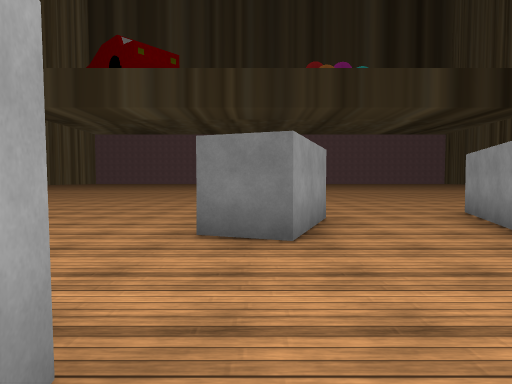
view 1 (above)

24 first-person views from a walk through a 3-D level made in the Unity game engine. The camera is 1.2 m above the floor, tilts 2° down and sees 75° across. The floor is counted in squares, 2 m on a side. Each view is taken from the middle of a square. On the plan, view 1 faces up. The plan holds only what a view shows up to about 10 squares ahead; the rest is blank. The place goes on beyond the plan. Some surface patterns are stand-ins.

view 2
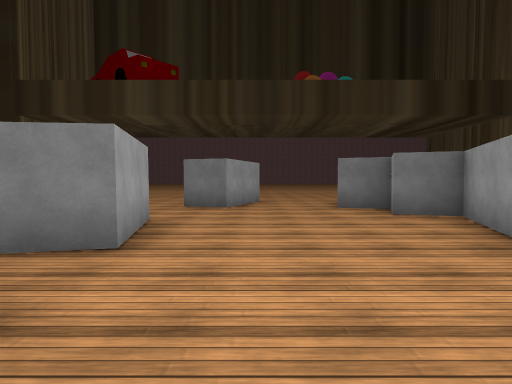

view 3
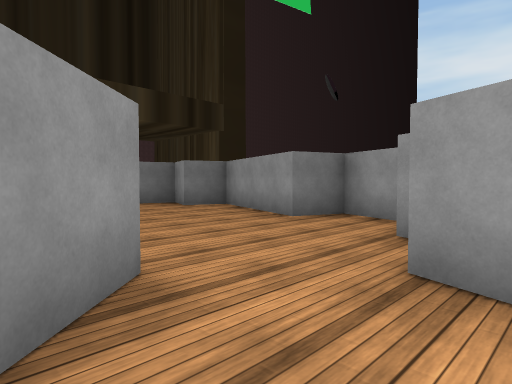

view 4
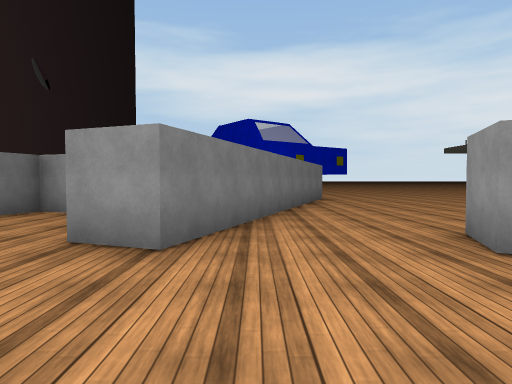

view 5
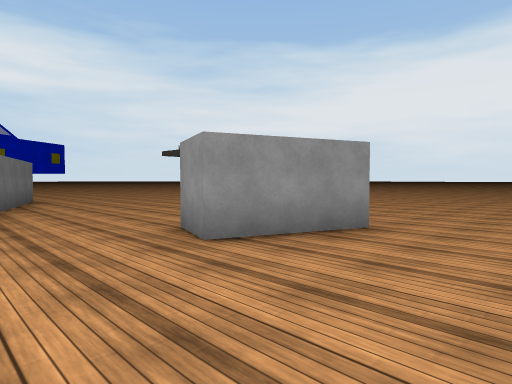

view 6
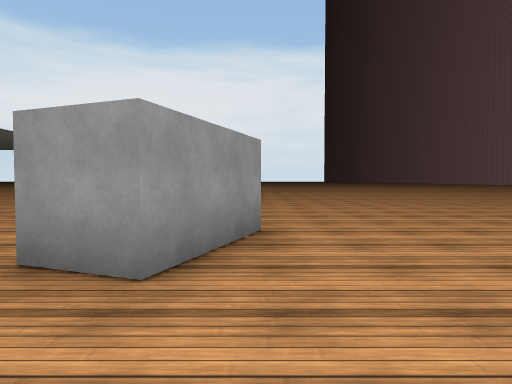

view 7
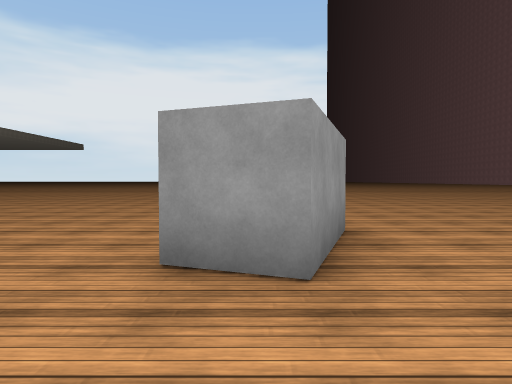

view 8
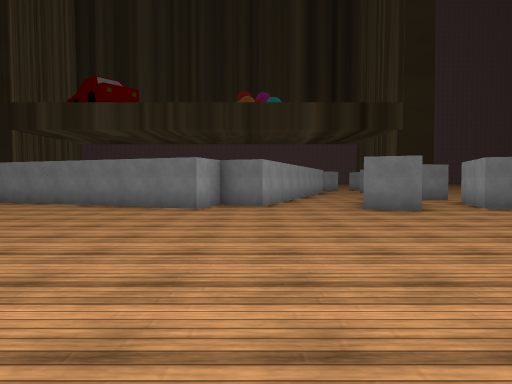

view 9
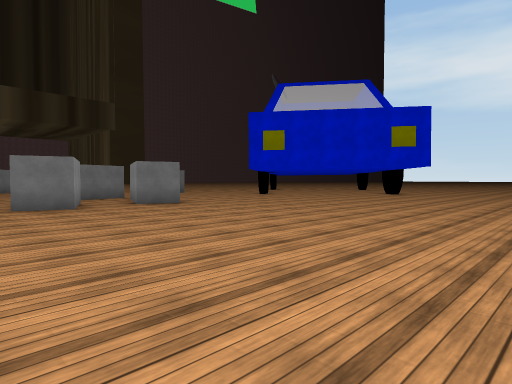

view 10
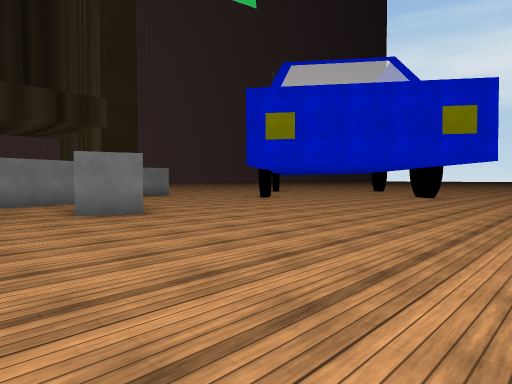

view 11
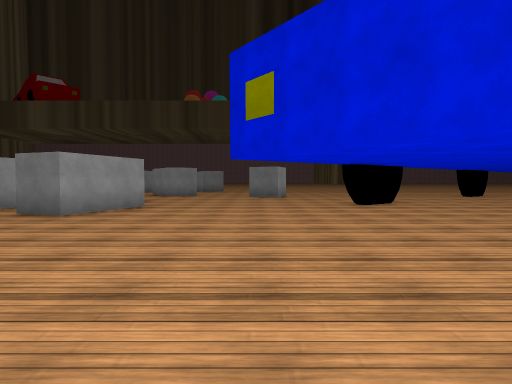

view 12
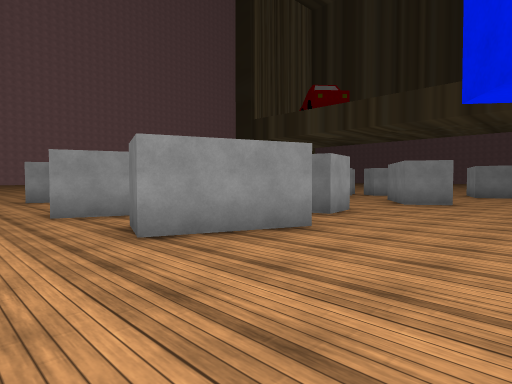

view 13
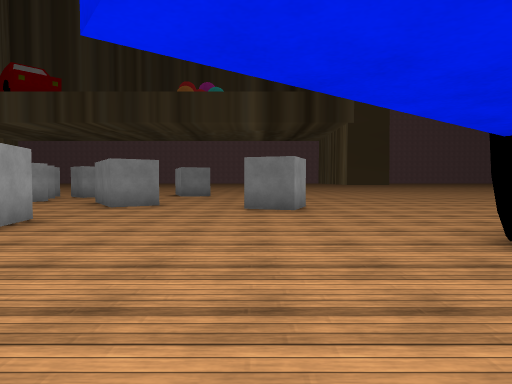

view 14
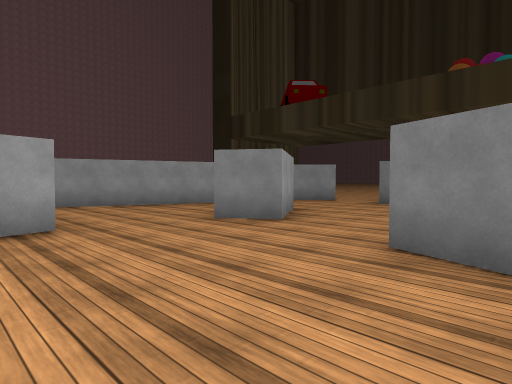

view 15
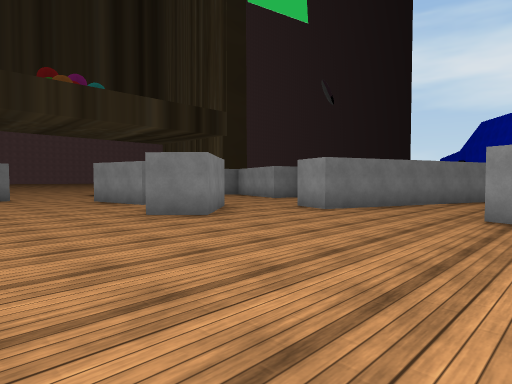

view 16
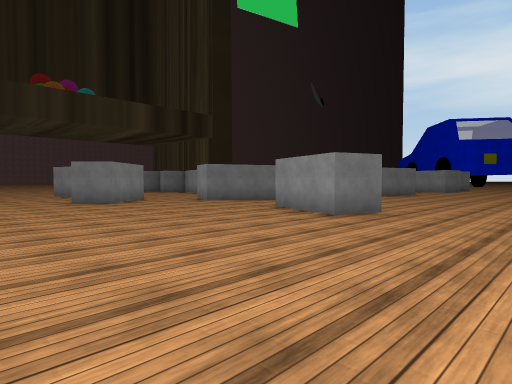

view 17
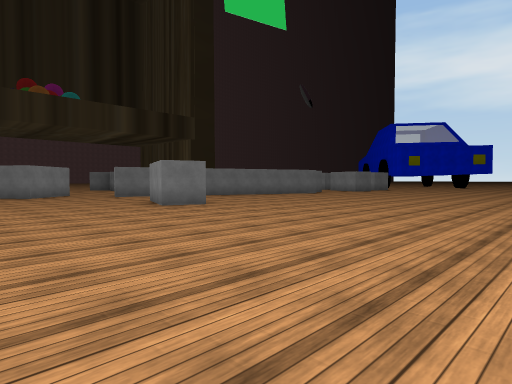

view 18
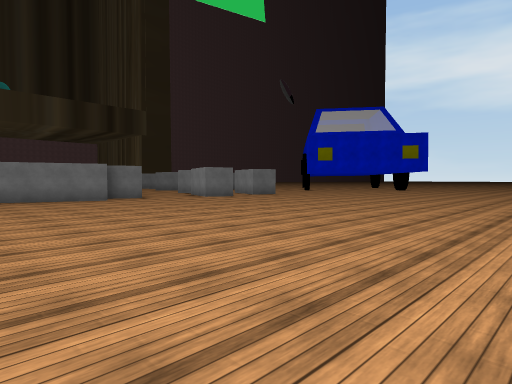

view 19
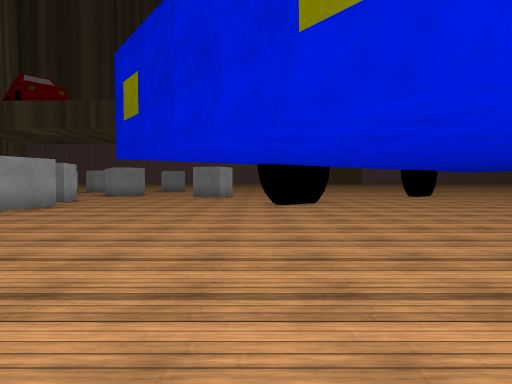

view 20
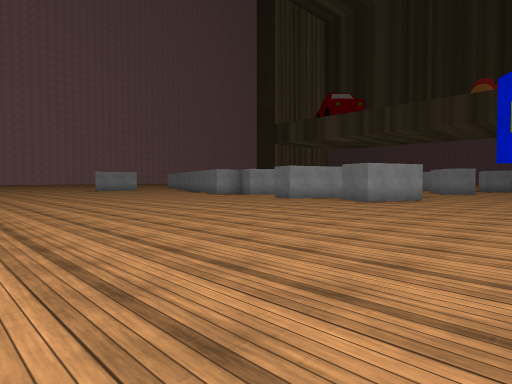

view 21
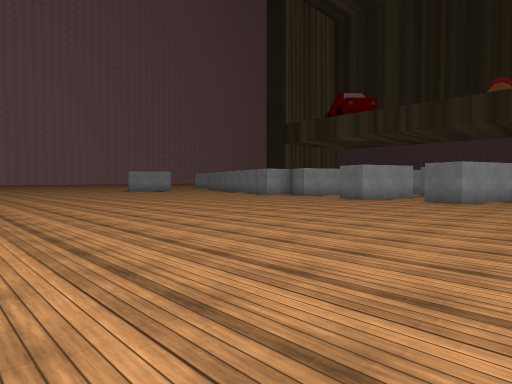

view 22
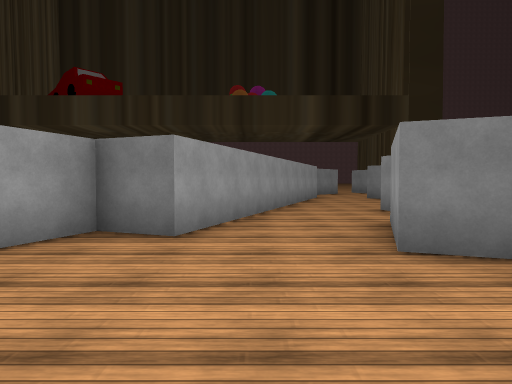

view 23
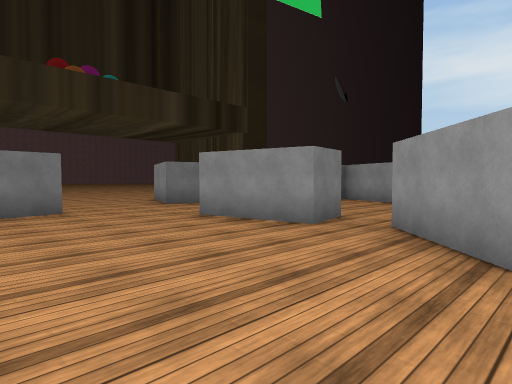

view 24
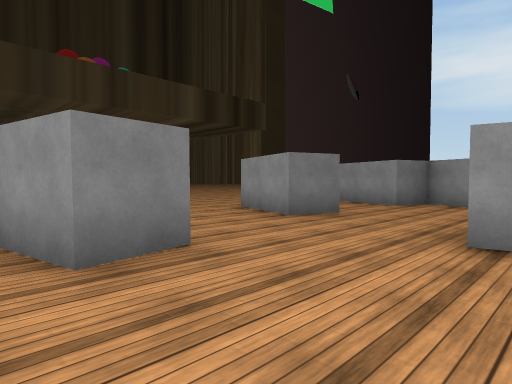

### Floor plan
Points are (right, up) in squares from view 1. A wall is a line through its corners. A room is listed if a view was taken in it or the views show most of it. See-through windows are left out.
Room 1 (views 1, 2, 3, 4, 5, 6, 7, 8, 9, 10, 11, 12, 13, 14, 15, 16, 17, 18, 19, 20, 21, 22, 23, 24)
walls: (13.9, -6.6) (13.2, -8.6) (12.2, -8.3) (12.9, -6.4); (16.5, -6.4) (15.7, -8.5) (14.7, -8.1) (15.5, -6); (15.6, -3.9) (15.8, -5) (14.1, -5.3); (1, -10.4) (-0.1, -9.9) (0.7, -7.9) (1.8, -8.4); (3.9, -3) (4.3, -1.9) (3.3, -1.6) (4.4, 1.4) (3.4, 1.8) (3.8, 2.8) (2.8, 3.2) (3.2, 4.4); (16.7, -1.2) (15.9, -1.8) (14.6, 0.1); (13.1, 0.5) (10.1, -7.5) (9.2, -7.1) (8.8, -8.1) (0.8, -5.2) (1.2, -4.2); (19.8, -2.5) (18.8, -2.1); (0, -2.9) (-1.6, -4.4) (-2.3, -3.7) (-0.7, -2.2); (-0.6, 1) (-0.2, -1.2) (-1.2, -1.3) (-1.6, 0.8); (1.1, 5.3) (0.4, 3.2) (-0.6, 3.6); (-3.2, 2.6) (-4.3, 2.4) (-4.5, 3.7)
ways out: opening at (-5, 3.5); opening at (-2, 4); opening at (2, 4.5); opening at (14, 0); opening at (22.3, -3.4); gap at (14, -7)

Positions as (right, up) in squares from view 1, and headings:
1: (0, 0), facing up
2: (1, -4), facing up
3: (-1, -5), facing up-right
4: (-2, -6), facing right
5: (-2, -6), facing down-right
6: (0, -6), facing down
7: (1, -6), facing down
8: (10, -15), facing up
9: (11, -16), facing up-right
10: (13, -14), facing up-right
11: (19, -14), facing up
12: (19, -10), facing up-left
13: (19, -9), facing up
14: (20, -5), facing up-left
15: (-5, -9), facing up-right
16: (-5, -13), facing up-right
17: (-4, -17), facing up-right
18: (5, -18), facing up-right
19: (21, -14), facing up
20: (20, -17), facing up-left
21: (18, -18), facing up-left
22: (11, -11), facing up
23: (-5, -4), facing up-right
24: (-5, 0), facing up-right
